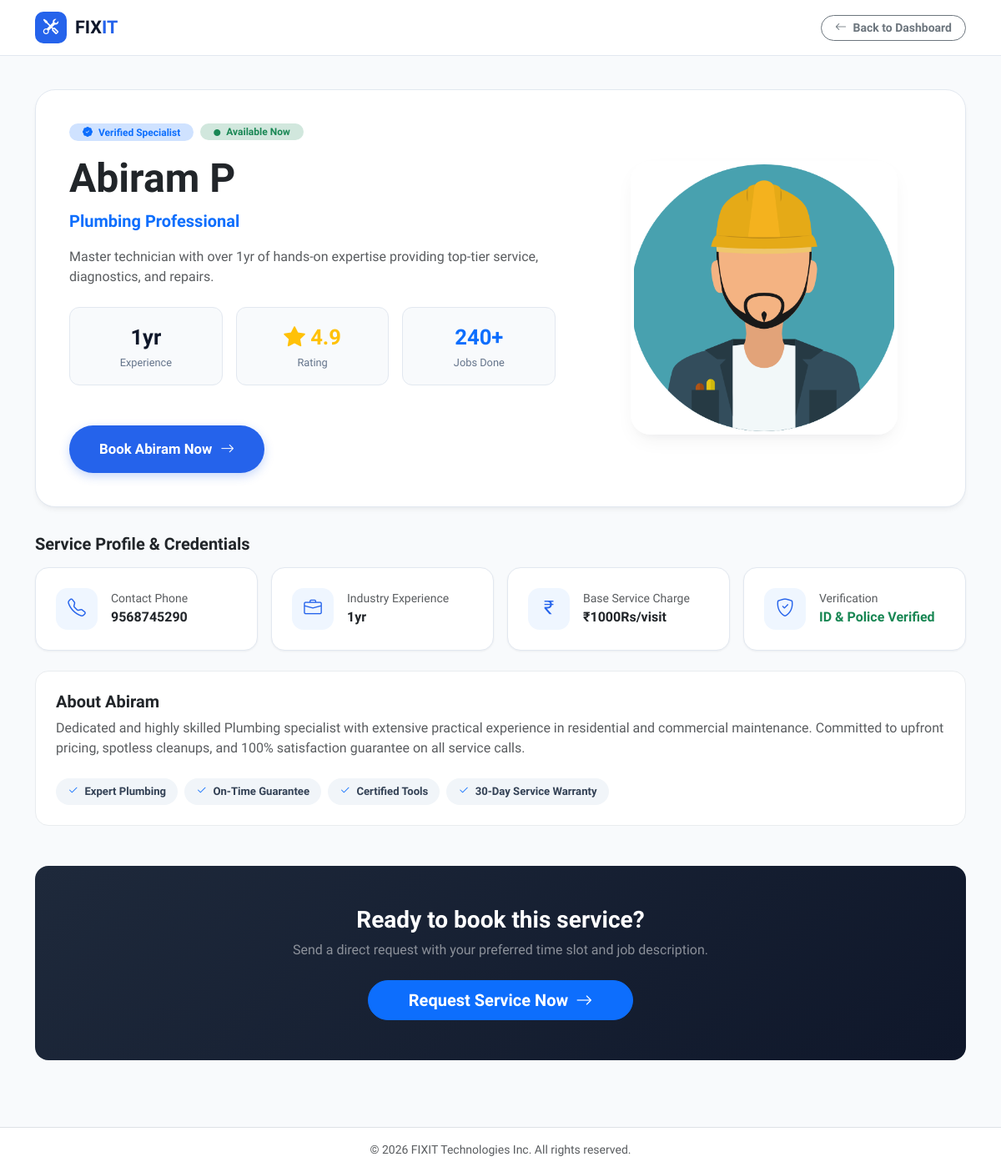
The page /worker/60/ on the database its author committed.
### mainapp/models.py (models this page shows, shortened)
class Worker(models.Model):
    TITLE_CHOICES = [
        ('Mr', 'Mr.'),
        ('Ms', 'Ms.'),
    ]
    STATUS_CHOICES = [
        ('pending', 'Pending'),
        ('approved', 'Approved'),
        ('rejected', 'Rejected'),
    ]
    title = models.CharField(max_length=10, choices=TITLE_CHOICES, default='Mr')
    first_name = models.CharField(max_length=100)
    last_name = models.CharField(max_length=100)
    email = models.EmailField(max_length=100, unique=True)
    password = models.CharField(max_length=255)  # Hashed password storage
    gender = models.CharField(max_length=10, choices=[('Male', 'Male'), ('Female', 'Female')])
    phone = models.CharField(max_length=15)
    profession = models.TextField()
    experience = models.TextField()
    amount = models.TextField()
    status = models.BooleanField(default=True, )  # Worker availability
    is_approved = models.BooleanField(default=False)  # New field

### mainapp/views.py (the view)
# urls.py: path('worker/<int:worker_id>/', views.view_worker, name='view_worker'),
def view_worker(request, worker_id):
    worker = get_object_or_404(Worker, id=worker_id)
    return render(request, 'view_worker.html', {'worker': worker})

### mainapp/templates/view_worker.html (shortened to what this page needs)
{% load static %}
<!DOCTYPE html>
<html lang="en">
<head>
    <link href="https://cdn.jsdelivr.net/npm/bootstrap@5.3.3/dist/css/bootstrap.min.css" rel="stylesheet">
    <link rel="stylesheet" href="https://cdnjs.cloudflare.com/ajax/libs/bootstrap-icons/1.11.3/font/bootstrap-icons.min.css">
</head>
<body>
    <nav class="dash-navbar">
        <div class="container">
            <div class="d-flex align-items-center justify-content-between">
                <a class="brand-logo-wrap" href="{% url 'user_dashboard' %}">
                    <div class="brand-icon-box"><i class="bi bi-tools"></i></div>
                    <h1 class="brand-name">FIX<span>IT</span></h1>
                </a>
                <a href="{% url 'user_dashboard' %}" class="btn btn-outline-secondary btn-sm rounded-pill px-3 fw-semibold">
                    <i class="bi bi-arrow-left me-1"></i> Back to Dashboard
                </a>
            </div>
        </div>
    </nav>
    <main class="profile-page-content">
        <div class="container">
            <div class="profile-main-card">
                <div class="row align-items-center g-5">
                    <div class="col-lg-7">
                        <div class="d-flex align-items-center gap-2 mb-3">
                            <span class="badge bg-primary-subtle text-primary fw-bold px-3 py-1 rounded-pill">
                                <i class="bi bi-patch-check-fill me-1"></i> Verified Specialist
                            </span>
                            {% if worker.status %}
                            <span class="badge bg-success-subtle text-success fw-bold px-3 py-1 rounded-pill">
                                <i class="bi bi-circle-fill me-1" style="font-size: 0.5rem;"></i> Available Now
                            </span>
                            {% else %}
                            <span class="badge bg-danger-subtle text-danger fw-bold px-3 py-1 rounded-pill">
                                <i class="bi bi-circle-fill me-1" style="font-size: 0.5rem;"></i> Currently Busy
                            </span>
                            {% endif %}
                        </div>
                        <h1 class="fw-bold text-dark display-5 mb-2">{{ worker.first_name }} {{ worker.last_name }}</h1>
                        <p class="text-primary fw-semibold fs-5 mb-3">{{ worker.profession }} Professional</p>
                        <p class="text-muted mb-4 lead fs-6">
                            Master technician with over {{ worker.experience }} of hands-on expertise providing top-tier service, diagnostics, and repairs.
                        </p>
                        <div class="d-flex gap-3 mb-5">
                            <div class="stat-badge-box">
                                <div class="stat-value">{{ worker.experience }}</div>
                                <div class="stat-label">Experience</div>
                            </div>
                            <div class="stat-badge-box">
                                <div class="stat-value text-warning"><i class="bi bi-star-fill text-warning"></i> 4.9</div>
                                <div class="stat-label">Rating</div>
                            </div>
                            <div class="stat-badge-box">
                                <div class="stat-value text-primary">240+</div>
                                <div class="stat-label">Jobs Done</div>
                            </div>
                        </div>
                        <div>
                            {% if worker.status %}
                            <a href="{% url 'send_request' worker.id %}" class="btn-book-action">
                                Book {{ worker.first_name }} Now <i class="bi bi-arrow-right"></i>
                            </a>
                            {% else %}
                            <button class="btn btn-secondary rounded-pill px-4 py-3 fw-semibold" disabled>
                                <i class="bi bi-clock-history me-1"></i> Currently Busy / In Service
                            </button>
                            {% endif %}
                        </div>
                    </div>
                    <div class="col-lg-5 text-center">
                        <div class="worker-img-wrap">
                            <img src="{% if worker.gender == 'Male' %}{% static 'images/190691.png' %}{% elif worker.gender == 'Female' %}{% static 'images/female_avatarjpg.jpg' %}{% else %}{% static 'images/190691.png' %}{% endif %}"
                                alt="{{ worker.first_name }}" class="worker-img">
                        </div>
                    </div>
                </div>
            </div>
            <h3 class="fw-bold text-dark fs-5 mb-3">Service Profile & Credentials</h3>
            <div class="row g-3 mb-4">
                <div class="col-md-6 col-lg-3">
                    <div class="info-card">
                        <div class="info-icon-box"><i class="bi bi-telephone"></i></div>
                        <div>
                            <small class="text-muted d-block">Contact Phone</small>
                            <span class="fw-bold text-dark">{{ worker.phone }}</span>
                        </div>
                    </div>
                </div>
                <div class="col-md-6 col-lg-3">
                    <div class="info-card">
                        <div class="info-icon-box"><i class="bi bi-briefcase"></i></div>
                        <div>
                            <small class="text-muted d-block">Industry Experience</small>
                            <span class="fw-bold text-dark">{{ worker.experience }}</span>
                        </div>
                    </div>
                </div>
                <div class="col-md-6 col-lg-3">
                    <div class="info-card">
                        <div class="info-icon-box"><i class="bi bi-currency-rupee"></i></div>
                        <div>
                            <small class="text-muted d-block">Base Service Charge</small>
                            <span class="fw-bold text-dark">₹{{ worker.amount }}/visit</span>
                        </div>
                    </div>
                </div>
                <div class="col-md-6 col-lg-3">
                    <div class="info-card">
                        <div class="info-icon-box"><i class="bi bi-shield-check"></i></div>
                        <div>
                            <small class="text-muted d-block">Verification</small>
                            <span class="fw-bold text-success">ID & Police Verified</span>
                        </div>
                    </div>
                </div>
            </div>
            <div class="card border border-light-subtle rounded-4 p-4 bg-white mb-5">
                <h4 class="fw-bold text-dark fs-5 mb-2">About {{ worker.first_name }}</h4>
                <p class="text-muted mb-4">
                    Dedicated and highly skilled {{ worker.profession }} specialist with extensive practical experience in residential and commercial maintenance. Committed to upfront pricing, spotless cleanups, and 100% satisfaction guarantee on all service calls.
                </p>
                <div class="d-flex flex-wrap gap-2">
                    <span class="tag-pill"><i class="bi bi-check2 text-primary me-1"></i> Expert {{ worker.profession }}</span>
                    <span class="tag-pill"><i class="bi bi-check2 text-primary me-1"></i> On-Time Guarantee</span>
                    <span class="tag-pill"><i class="bi bi-check2 text-primary me-1"></i> Certified Tools</span>
                    <span class="tag-pill"><i class="bi bi-check2 text-primary me-1"></i> 30-Day Service Warranty</span>
                </div>
            </div>
            <div class="card border-0 rounded-4 p-5 text-center text-white" style="background: linear-gradient(135deg, #1e293b 0%, #0f172a 100%);">
                <h3 class="fw-bold mb-2">Ready to book this service?</h3>
                <p class="text-white-50 mb-4">Send a direct request with your preferred time slot and job description.</p>
                {% if worker.status %}
                <div>
                    <a href="{% url 'send_request' worker.id %}" class="btn btn-primary btn-lg rounded-pill px-5 fw-bold">
                        Request Service Now <i class="bi bi-arrow-right ms-1"></i>
                    </a>
                </div>
                {% else %}
                <div>
                    <button class="btn btn-secondary btn-lg rounded-pill px-5" disabled>Technician Currently Engaged</button>
                </div>
                {% endif %}
            </div>
        </div>
    </main>
    <footer class="border-top py-3 text-center text-muted small bg-white mt-auto">
        © 2026 FIXIT Technologies Inc. All rights reserved.
    </footer>
</body>
</html>

### mainapp/templates/view_worker.html (style rules this page uses)
:root { --bg-page: #f8fafc; --bg-card: #ffffff; --text-heading: #0f172a; --text-body: #334155; --text-muted: #64748b; --primary: #2563eb; --primary-hover: #1d4ed8; --primary-soft: #eff6ff; --border-color: #e2e8f0; --shadow-sm: 0 1px 3px rgba(15, 23, 42, 0.04), 0 1px 2px rgba(15, 23, 42, 0.02); --shadow-md: 0 4px 6px -1px rgba(15, 23, 42, 0.05), 0 2px 4px -2px rgba(15, 23, 42, 0.03); --shadow-lg: 0 10px 25px -5px rgba(15, 23, 42, 0.06), 0 8px 10px -6px rgba(15, 23, 42, 0.03); --radius-md: 12px; --radius-lg: 16px; --radius-xl: 24px; --transition: all 0.2s cubic-bezier(0.16, 1, 0.3, 1); }
html { scroll-behavior: smooth; }
body { background-color: var(--bg-page); color: var(--text-body); font-family: 'Plus Jakarta Sans', 'Inter', sans-serif; min-height: 100vh; display: flex; flex-direction: column; }
.dash-navbar { background: rgba(255, 255, 255, 0.92); backdrop-filter: blur(12px); border-bottom: 1px solid var(--border-color); padding: 14px 0; position: sticky; top: 0; z-index: 1030; }
.brand-logo-wrap { display: inline-flex; align-items: center; gap: 10px; text-decoration: none; }
.brand-icon-box { width: 38px; height: 38px; background: var(--primary); color: #ffffff; border-radius: 10px; display: flex; align-items: center; justify-content: center; font-size: 1.15rem; }
.brand-name { font-size: 1.35rem; font-weight: 800; color: var(--text-heading); margin: 0; }
.brand-name span { color: var(--primary); }
.profile-page-content { padding: 40px 0 80px; flex: 1; }
.profile-main-card { background: var(--bg-card); border: 1px solid var(--border-color); border-radius: var(--radius-xl); padding: 40px; box-shadow: var(--shadow-md); margin-bottom: 32px; }
.worker-img-wrap { width: 100%; max-width: 320px; margin: 0 auto; border-radius: var(--radius-xl); overflow: hidden; border: 4px solid #ffffff; box-shadow: var(--shadow-lg); position: relative; }
.worker-img { width: 100%; height: 320px; object-fit: cover; display: block; }
.stat-badge-box { background: #f8fafc; border: 1px solid var(--border-color); border-radius: var(--radius-md); padding: 16px 20px; text-align: center; flex: 1; }
.stat-value { font-size: 1.6rem; font-weight: 800; color: var(--text-heading); margin-bottom: 2px; }
.stat-label { font-size: 0.8rem; color: var(--text-muted); margin-bottom: 0; font-weight: 500; }
.info-card { background: var(--bg-card); border: 1px solid var(--border-color); border-radius: var(--radius-lg); padding: 24px; box-shadow: var(--shadow-sm); height: 100%; display: flex; align-items: center; gap: 16px; }
.info-icon-box { width: 50px; height: 50px; border-radius: 14px; background: var(--primary-soft); color: var(--primary); display: flex; align-items: center; justify-content: center; font-size: 1.35rem; flex-shrink: 0; }
.btn-book-action { background: var(--primary); color: #ffffff !important; font-weight: 700; font-size: 1.05rem; padding: 16px 36px; border-radius: 50px; border: none; display: inline-flex; align-items: center; gap: 10px; text-decoration: none; transition: var(--transition); box-shadow: 0 4px 12px rgba(37, 99, 235, 0.25); }
.tag-pill { background: #f1f5f9; color: var(--text-body); padding: 6px 14px; border-radius: 50px; font-size: 0.82rem; font-weight: 600; display: inline-block; }

### rows shown on the page
Worker: first_name "Abiram", last_name "P", profession "Plumbing", experience "1yr", phone "9568745290", amount "1000Rs"
